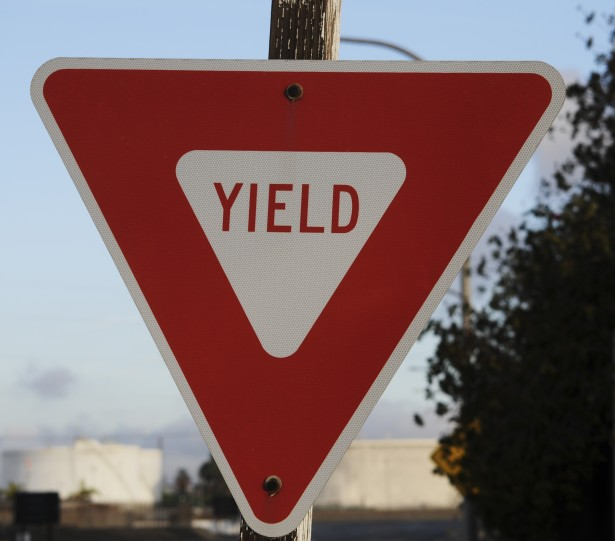
#> input picture Optical Character Recognition/Images/Yield_Sign.jpg, 615 x 541 px
$ jupyter execute --allow-errors OCR.ipynb   (shell and % lines are left out)   (older library calls are emulated)
#> lines starting #> are read from the running program, lines starting #| are printed output that depends on the picture; after the words box and inside, x2 and y2 are one past the last pixel; in counts of white or black regions, pixels touching at a corner belong together
# <center> Optical Character Recognition </center>
-----
- How to make machines **read** text? :)
- Purpose: Converting 2-Dimensional text data into text
-----
### Python-tesseract is a wrapper for Google's Tesseract-OCR Engine.
- Standalone invocation script that can read all image types, including PNG, JPEG, gif, bmp, tiff, etc.

## THEN, you need to grab the downloadble from the following website: https://github.com/UB-Mannheim/tesseract/wiki
- Link is in the description (YouTube)
- tesseract-ocr-w64-setup-v5.0.0-alpha.20210811.exe (64 bit) resp. (As of 9/5/2021)

# Run exe and store the exe into file path.

[cell 1]
import pytesseract
pytesseract.pytesseract.tesseract_cmd=r'C:\Program Files\Tesseract-OCR\tesseract.exe'
# open source library for computer vision, machine learning, and image processing applications.
# !pip install opencv-python

[cell 2]
import cv2
from PIL import Image
from matplotlib import pyplot as plt
import numpy as np
import os

[cell 3]
# image_name = 'Images/tax_ex.jpg'
# image_name = 'Images/indonesian_passport_example.jpg'
# image_name = 'Images/Stop_Sign.jpg'
image_name = 'Images/Yield_Sign.jpg'

[cell 4]
# Reading in sample image
# sample_image
image = cv2.imread(image_name)
#> image is the input picture: shape (541, 615, 3); mean B, G, R 101.9, 101.1, 124.2
# If you want to resize image...
# # image = cv2.resize(image, (500,500))

[cell 5]
cv2.imshow("Sample Image", image)
# Extraction of text from image
#> (the rest of this cell did not finish here and is left out)

# Attempting with Gray scale to get all lettering?

[cell 6]
# Reading in sample image
image = cv2.imread(image_name)
image = cv2.cvtColor(image, cv2.COLOR_BGR2GRAY) # Gray scale
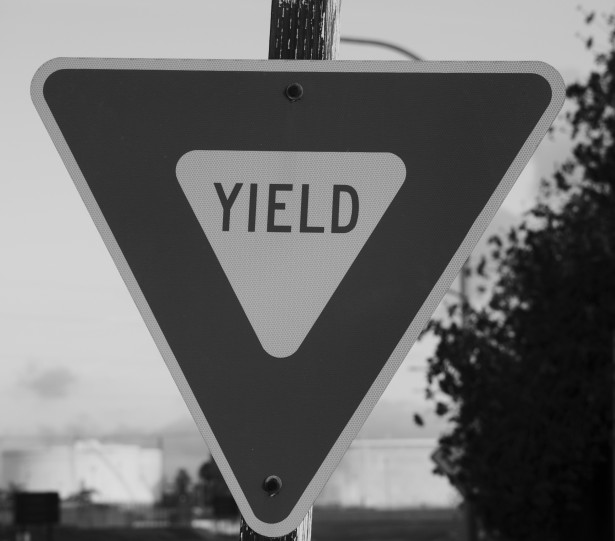
#> image: shape (541, 615); min 0, max 221, mean 108.1
cv2.imshow("Grey Scaled Image", image)
# Extraction of text from image
#> (the rest of this cell did not finish here and is left out)

# Gain Division (Normalization)
- Removes coloration from background and then weights each pixel
- https://stackoverflow.com/questions/67386714/detecting-white-text-on-a-bright-background-with-tesseract

[cell 7]
# Reading an image in default mode:
image = cv2.imread(image_name)

# Get local maximum:
kernelSize = 5
maxKernel = cv2.getStructuringElement(cv2.MORPH_RECT, (kernelSize, kernelSize))
# processing ops. based on shapes
localMax = cv2.morphologyEx(image, cv2.MORPH_CLOSE, maxKernel, None, None, 1, cv2.BORDER_REFLECT101)

# Perform gain division
gainDivision = np.where(localMax == 0, 0, (image/localMax))
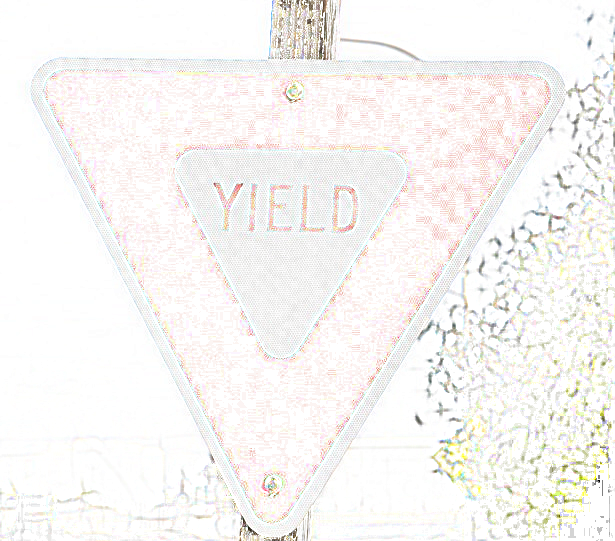
#> gainDivision: shape (541, 615, 3) float64; mean B, G, R 0.958, 0.965, 0.973

# Clip the values to [0,255]
gainDivision = np.clip((255 * gainDivision), 0, 255)

# Convert the mat type from float to uint8:
gainDivision = gainDivision.astype("uint8")

[cell 8]
cv2.imshow("White Background", gainDivision) # (Already white background so not much happening here.)
#> (the rest of this cell did not finish here and is left out)

# Otsu's Thresholding
- http://www.labbookpages.co.uk/software/imgProc/otsuThreshold.html
- "Otsu's thresholding method involves iterating through all the possible threshold values and calculating a measure of spread for the pixel levels each side of the threshold, i.e. the pixels that either fall in foreground or background. The aim is to find the threshold value where the sum of foreground and background spreads is at its minimum."
- Essentially, this is trying to minimize the variance amongst the pixels in the image, trying to obtain only the more important features

[cell 9]
# Convert RGB to grayscale:
grayscaleImage = cv2.cvtColor(gainDivision, cv2.COLOR_BGR2GRAY)
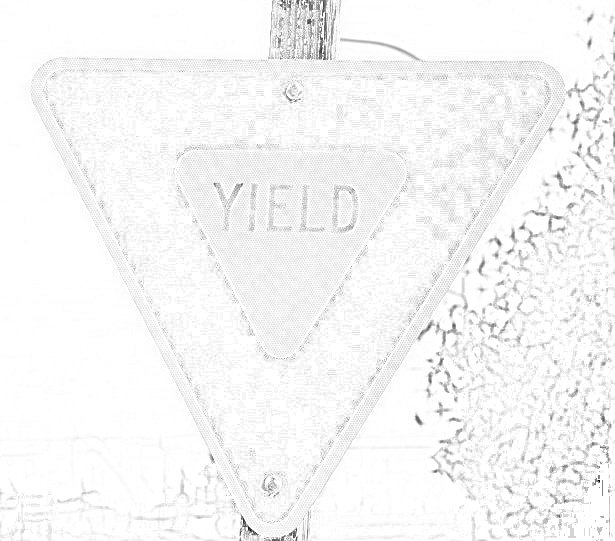
#> grayscaleImage: shape (541, 615); min 0, max 255, mean 246.2

# Get binary image via Otsu:
_, binaryImage = cv2.threshold(grayscaleImage, 0, 255, cv2.THRESH_BINARY_INV + cv2.THRESH_OTSU)
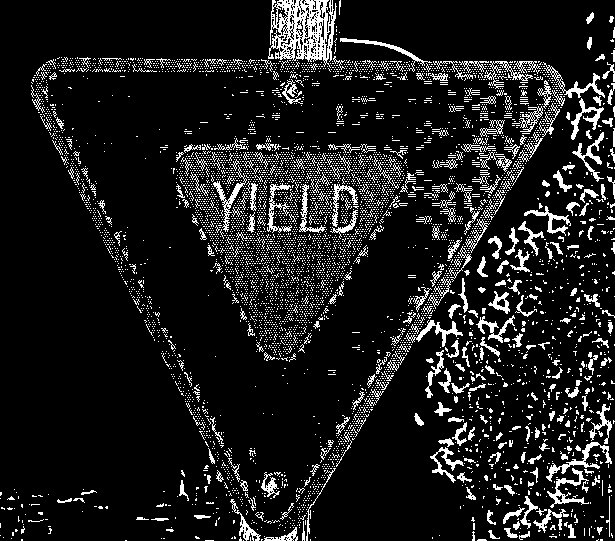
#> binaryImage: shape (541, 615); 11.2% white in thin lines or dots

[cell 10]
cv2.imshow("Otsu Thresholding", binaryImage)
#> (the rest of this cell did not finish here and is left out)

# Ensure closing of characters (for background color filling)

[cell 11]
# Set kernel (structuring element) size:
kernelSize = 3
# Set morph operation iterations:
opIterations = 1

# Get the structuring element:
morphKernel = cv2.getStructuringElement(cv2.MORPH_RECT, (kernelSize, kernelSize))

# Perform closing:
binaryImage = cv2.morphologyEx( binaryImage, cv2.MORPH_CLOSE, morphKernel, None, None, opIterations, cv2.BORDER_REFLECT101 )
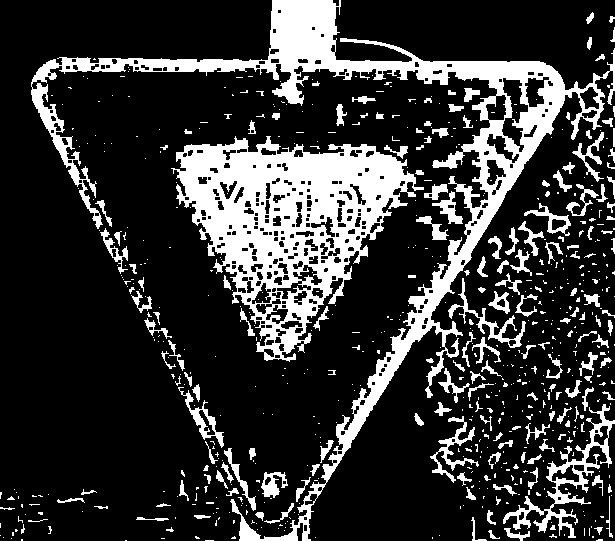
#> binaryImage: shape (541, 615); 20.9% white; 662 white regions (482 under 20 px), largest, box (x1, y1, x2, y2) and area: (31, 0, 615, 541) 26199, (171, 136, 424, 362) 23917, (503, 404, 615, 538) 2459

[cell 12]
cv2.imshow("Character filling", binaryImage)
#> (the rest of this cell did not finish here and is left out)

# Flood filling

[cell 13]
# Flood fill (white + black): -- > Tesseract works best with white background and black text.
cv2.floodFill(binaryImage, mask=None, seedPoint=(int(0), int(0)), newVal=(255))
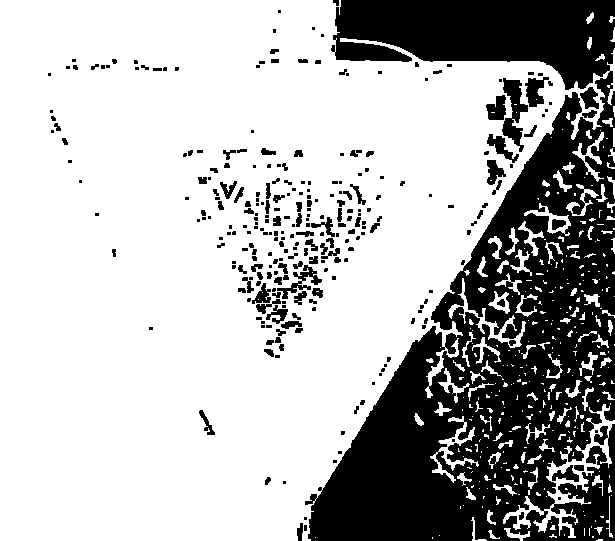
#> binaryImage: shape (541, 615); 71.1% white; 279 black regions (157 under 20 px), largest, box (x1, y1, x2, y2) and area: (305, 0, 615, 541) 85643, (502, 78, 528, 152) 892, (277, 265, 322, 299) 425

$ run again, with Optical Character Recognition/Images/indonesian_passport_example.jpg copied over Optical Character Recognition/Images/Yield_Sign.jpg
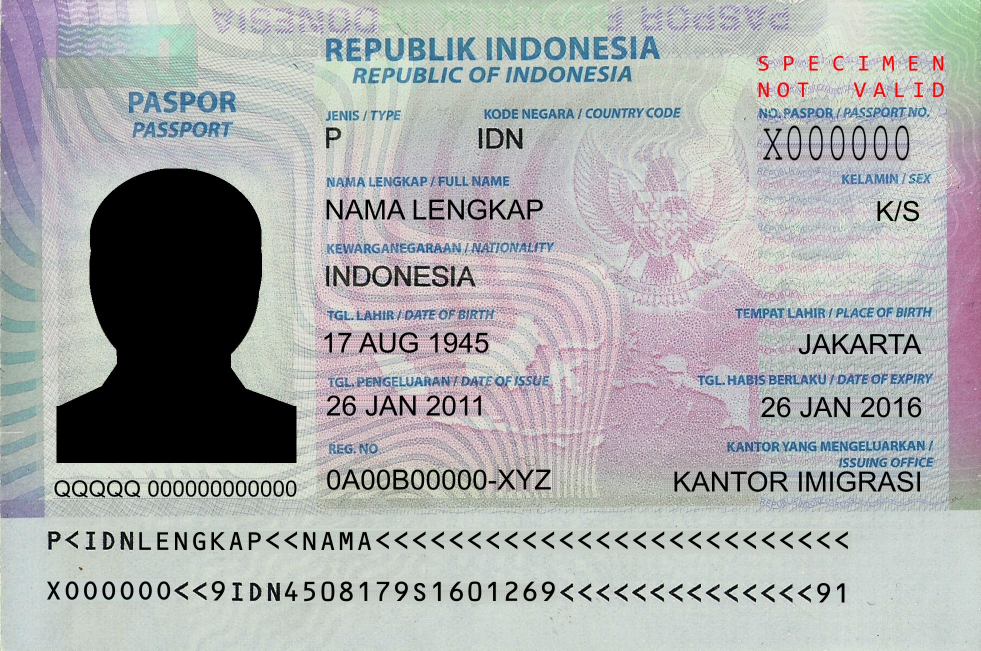
#> input picture Optical Character Recognition/Images/indonesian_passport_example.jpg, 1962 x 1301 px (shown at 1/2 size)
#> image is the input picture: shape (1301, 1962, 3); mean B, G, R 170.8, 170.3, 168.5
#> image: shape (1301, 1962)
#> `_, binaryImage = cv2.threshold(grayscaleImage, 0, 255, cv2.THRESH_BINA..`:
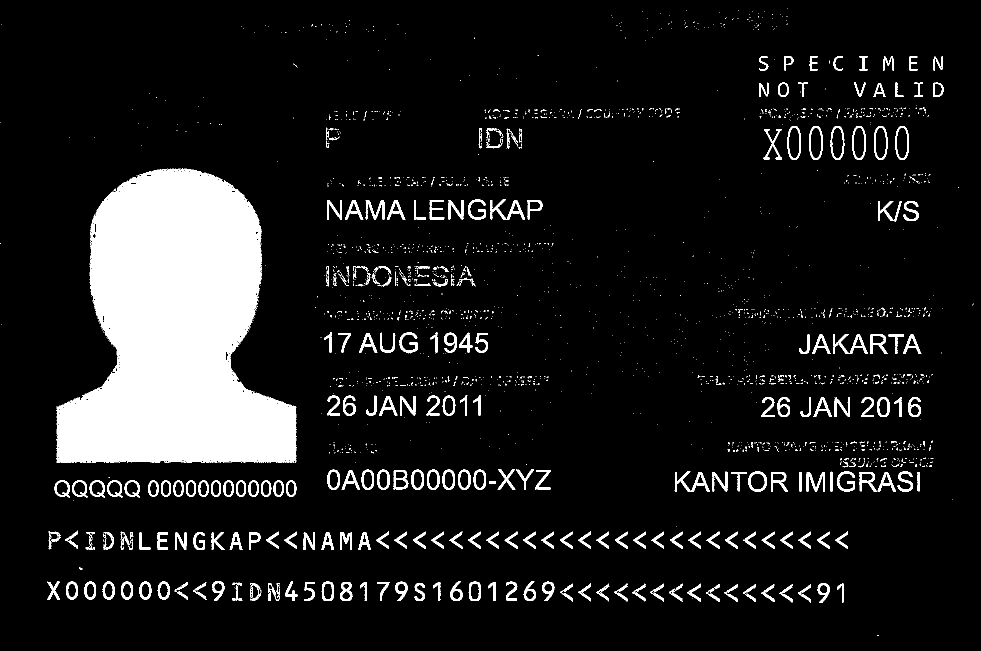
#> binaryImage: shape (1301, 1962) (shown at 1/2 size); 10.5% white; 2268 white regions (1991 under 20 px), largest, box (x1, y1, x2, y2) and area: (113, 337, 593, 926) 192377, (1349, 943, 1420, 983) 891, (980, 399, 1050, 439) 871
#> `cv2.floodFill(binaryImage, mask=None, seedPoint=(int(0), int(0)), newV..`:
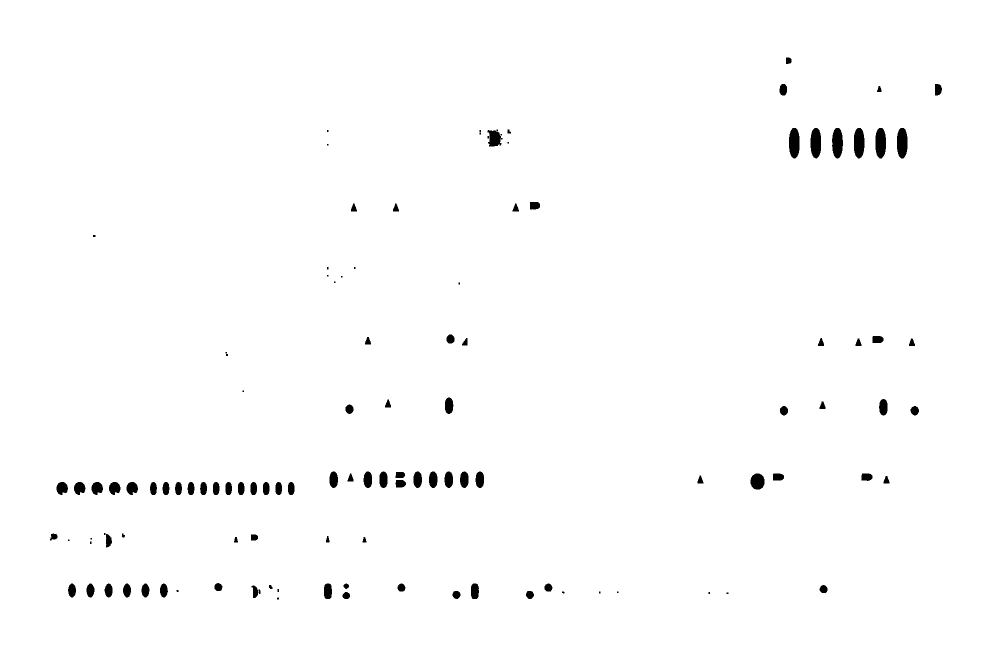
#> binaryImage: shape (1301, 1962) (shown at 1/2 size); 98.9% white; 119 black regions (29 under 20 px), largest, box (x1, y1, x2, y2) and area: (1794, 256, 1815, 317) 1073, (1751, 256, 1772, 317) 1071, (1578, 256, 1599, 317) 1068
